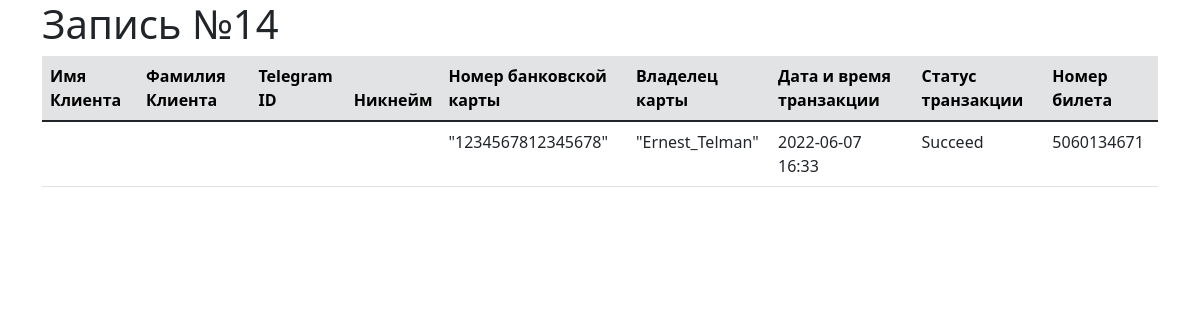
Screenshot of /chetverka/detalization/14 with the database file from the repository.
### chetverka/models.py (models this page shows, shortened)
class Ticket(models.Model):
    ticket_number = models.CharField('Номер билета', max_length=10, unique=True)
    transaction = models.ForeignKey('Transaction', on_delete=models.CASCADE, blank=True, null=True)
    tovar = models.ForeignKey('PricesAndProducts', on_delete=models.CASCADE, blank=True, null=True)
    class Meta:
        verbose_name = 'Билет'
        verbose_name_plural = 'Билеты'

class Transaction(models.Model):
    tr_datetime = models.DateTimeField('Дата и время транзакции', auto_now=True)
    tr_status = models.CharField('Статус транзакции', max_length=10)
    tr_obj_description = models.CharField('Описание покупки', max_length=500)
    bankcard = models.ForeignKey('bankCard', on_delete=models.CASCADE, blank=True, null=True)
    class Meta:
        verbose_name = 'Транзакция'
        verbose_name_plural = 'Транзакции'

class bankCard(models.Model):
    card_value = models.CharField('Номер карты', max_length=16)
    expired_month = models.CharField('Месяц истечения', max_length=2)
    expired_year = models.CharField('Год истечения', max_length=2)
    card_holder = models.CharField('Владелец карты', max_length=30)
    telegramuser = models.ForeignKey(TelegramUser, on_delete=models.CASCADE, blank=True, null=True, )
    class Meta:
        verbose_name = 'Банковская карта'
        verbose_name_plural = 'Банковские карты'

### chetverka/views.py (the view)
# urls.py: path('chetverka/detalization/<int:pk>', views.Detalization.as_view(), name="details"),
class Detalization(DetailView):
    model = Ticket
    template_name = 'chetverka/detalization.html'
    context_object_name = 'record'

### chetverka/templates/chetverka/detalization.html (shortened to what this page needs)
<!doctype html>
<html lang="en">
  <head>
    <link href="https://cdn.jsdelivr.net/npm/bootstrap@5.1.3/dist/css/bootstrap.min.css" rel="stylesheet">
  </head>
  <body class="container">
    <h1>Запись №{{ record.id }}</h1>
    <table class="table">
  <thead class="table-secondary">
    <tr>
      <th scope="col">Имя Клиента</th>
      <th scope="col">Фамилия Клиента</th>
      <th scope="col">Telegram ID</th>
      <th scope="col">Никнейм</th>
        <th scope="col">Номер банковской карты</th>
        <th scope="col">Владелец карты</th>
      <th scope="col">Дата и время транзакции</th>
      <th scope="col">Статус транзакции</th>
      <th scope="col">Номер билета</th>
    </tr>
  </thead>
  <tbody class="table">
    <tr>
      <td>{{ record.transaction.bankcard.telegramuser.telegram_user_first_name }}</td>
      <td>{{ record.transaction.bankcard.telegramuser.telegram_user_last_name }}</td>
      <td>{{ record.transaction.bankcard.telegramuser.telegram_user_id }}</td>
        <td>{{ record.transaction.bankcard.telegramuser.telegram_user_nickname }}</td>
      <td>{{ record.transaction.bankcard.card_value }}</td>
      <td>{{ record.transaction.bankcard.card_holder }}</td>
        <td>{{ record.transaction.tr_datetime|date:'Y-m-d H:i' }}</td>
      <td>{{ record.transaction.tr_status }}</td>
      <td>{{ record.ticket_number }}</td>
    </tr>
  </tbody>
</table>
  </body>
</html>

### rows the page displays
Ticket: transaction.bankcard.card_value "\"1234567812345678\"", transaction.bankcard.card_holder "\"Ernest_Telman\"", transaction.tr_datetime "2022-06-07 16:33", transaction.tr_status "Succeed", ticket_number "5060134671"
